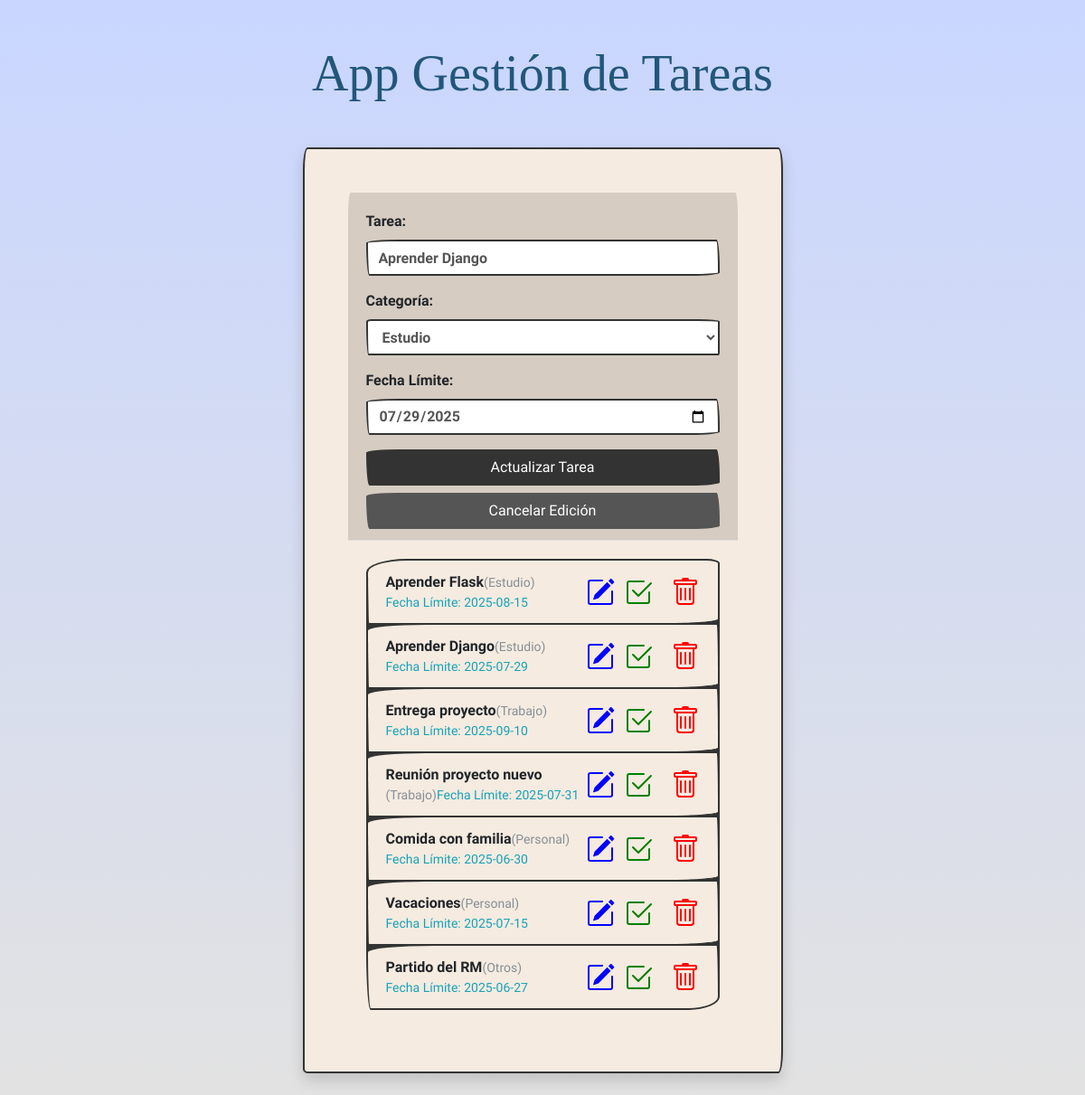
Screenshot of /editar-tarea/3 with the database file from the repository.
### models.py (models this page shows, shortened)
class Tarea(db.Base):
    __tablename__ = "tarea"
    id = Column(Integer, primary_key=True) # Identificador único de cada tarea (no puede haber dos tareas con el mismo id, por eso es primary key)
    contenido = Column(String(200), nullable=False) # Contenido de la tarea, un texto de máximo 200 caracteres
    hecha = Column(Boolean) # Booleano que indica si una tarea ha sido hecha o no
    fecha_limite = Column(Date, nullable = True) # Nueva columna para la fecha límite, puede ser nula
    categoria_id = Column(Integer, ForeignKey('categoria.id'), nullable=True)
    categoria_obj = relationship("Categoria", back_populates="tareas")

class Categoria(db.Base):
    __tablename__ = "categoria"
    id = Column(Integer, primary_key=True)
    nombre = Column(String(100), nullable=False, unique=True)
    tareas = relationship("Tarea", back_populates="categoria_obj")

### main.py (the view)
@app.route("/editar-tarea/<id>")
def editar(id):
    tarea_a_editar = db.session.query(Tarea).filter_by(id=int(id)).first()
    if not tarea_a_editar:
        return redirect(url_for("home"))
    todas_las_tareas = db.session.query(Tarea).all()
    todas_las_categorias = db.session.query(Categoria).all()
    return render_template("index.html",
                           lista_de_tareas = todas_las_tareas,
                           lista_de_categorias = todas_las_categorias,
                           tarea_a_editar = tarea_a_editar)

### templates/index.html (shortened to what this page needs)
<!DOCTYPE html>
<html lang="es">
<head>
    <link rel="stylesheet" href="https://cdn.jsdelivr.net/npm/bootswatch@4.5.2/dist/sketchy/bootstrap.min.css" xintegrity="sha384-RxqHG2ilm4r6aFRpGmBbGTjsqwfqHOKy1ArsMhHusnRO47jcGqpIQqlQK/kmGy9R">
    <link rel="stylesheet" href="{{ url_for('static', filename='main.css')}}">
</head>
<body>
    <main class="container p-4">
        <h1 class="display-4 text-center mt-4 titulo">App Gestión de Tareas</h1>
        <div class="row mt-5">
            <div class="col-md-6 mx-auto my-auto">
                <div class="card p-5 shadow" style="min-height: 480px; background-color:#f5ebe0">
                    <div class="card-header">
                        <form action="{% if tarea_a_editar %}/actualizar-tarea/{{ tarea_a_editar.id }}{% else %}/crear-tarea{% endif %}" method="post">
                            <div class="form-group mt-2">
                                <label for="contenido_tarea">Tarea:</label>
                                <input type="text" class="form-control" name="contenido_tarea" id="contenido_tarea" placeholder="Escribe tu tarea aquí..."
                                    value="{{ tarea_a_editar.contenido if tarea_a_editar else '' }}" required>
                            </div>
                            <div class="form-group mt-2">
                                <label for="categoria_tarea">Categoría:</label>
                                <select class="form-control" name="categoria_tarea" id="categoria_tarea">
                                    {% for categoria in lista_de_categorias %}
                                        <option value="{{ categoria.id }}" {% if tarea_a_editar and tarea_a_editar.categoria_id == categoria.id %}selected{% endif %}>
                                            {{ categoria.nombre }}
                                        </option>
                                    {% endfor %}
                                </select>
                            </div>
                            <div class="form-group mt-2">
                                <label for="fecha_limite_tarea">Fecha Límite:</label>
                                <input type="date" class="form-control" name="fecha_limite_tarea" id="fecha_limite_tarea"
                                    value="{{ tarea_a_editar.fecha_limite.strftime('%Y-%m-%d') if tarea_a_editar and tarea_a_editar.fecha_limite else '' }}">
                            </div>
                            <button type="submit" class="btn btn-primary btn-block">
                                {{ 'Actualizar Tarea' if tarea_a_editar else 'Guardar Tarea' }}
                            </button>
                            {% if tarea_a_editar %}
                            <a href="{{ url_for('home') }}" class="btn btn-secondary btn-block mt-2">Cancelar Edición</a>
                            {% endif %}
                        </form>
                    </div>
                    <div class="card-body">
                        <ul class="list-group">
                            {% for tarea in lista_de_tareas %}
                            <li class="list-group-item d-flex justify-content-between align-items-center">
                                <div class="d-flex flex-wrap align-items-center {% if tarea.hecha == true %} tarea_hecha {% endif %}">
                                    <span>{{ tarea.contenido }}</span>
                                    {% if tarea.categoria_obj %}
                                        <small class="text-muted ms-2">({{ tarea.categoria_obj.nombre }})</small>
                                    {% endif %}
                                    {% if tarea.fecha_limite %}
                                        <small class="text-info ms-2">
                                            Fecha Límite: {{ tarea.fecha_limite.strftime('%Y-%m-%d') }}
                                        </small>
                                    {% endif %}
                                </div>
                                <div class="d-flex align-items-center">
                                <a href="/editar-tarea/{{tarea.id}}" style="text-decoration:none; margin-right: 10px;">
                                </a>
                                <a href="/tarea-hecha/{{tarea.id}}" style="text-decoration:none">
                                </a>
                                <a href="/eliminar-tarea/{{tarea.id}}" style="text-decoration:none; margin-left: 20px;">
                                </a>
                                </div>
                            </li>
                            {% endfor %}
                        </ul>
                    </div>
                </div>
            </div>
        </div>
    </main>
</body>
</html>

### static/main.css (style rules this page uses)
body { background: #C9D6FF; background: -webkit-linear-gradient(to top, #E2E2E2, #C9D6FF); background: linear-gradient(to top, #E2E2E2, #C9D6FF); }
.titulo { color: #22577a; font-family: "Permanent Marker", cursive; font-weight: 400; font-style: normal; }
.list-group-item { background-color: #f5ebe0; }
.card-header { background-color: #d6ccc2; border-bottom: 1px solid #ddd; }

### rows the page displays
Tarea: contenido_tarea "Aprender Django", categoria_tarea "Estudio", fecha_limite_tarea "07/29/2025", contenido "Aprender Django", categoria_obj.nombre "Estudio", fecha_limite "2025-07-29"
Tarea: contenido "Aprender Flask", categoria_obj.nombre "Estudio", fecha_limite "2025-08-15"
Tarea: contenido "Entrega proyecto", categoria_obj.nombre "Trabajo", fecha_limite "2025-09-10"
Tarea: contenido "Reunión proyecto nuevo", categoria_obj.nombre "Trabajo", fecha_limite "2025-07-31"
Tarea: contenido "Comida con familia", categoria_obj.nombre "Personal", fecha_limite "2025-06-30"
Tarea: contenido "Vacaciones", categoria_obj.nombre "Personal", fecha_limite "2025-07-15"
Tarea: contenido "Partido del RM", categoria_obj.nombre "Otros", fecha_limite "2025-06-27"

### other values shown
{{ 'Actualizar Tarea' if tarea_a_editar else 'Guardar Tarea' }} "Actualizar Tarea"
